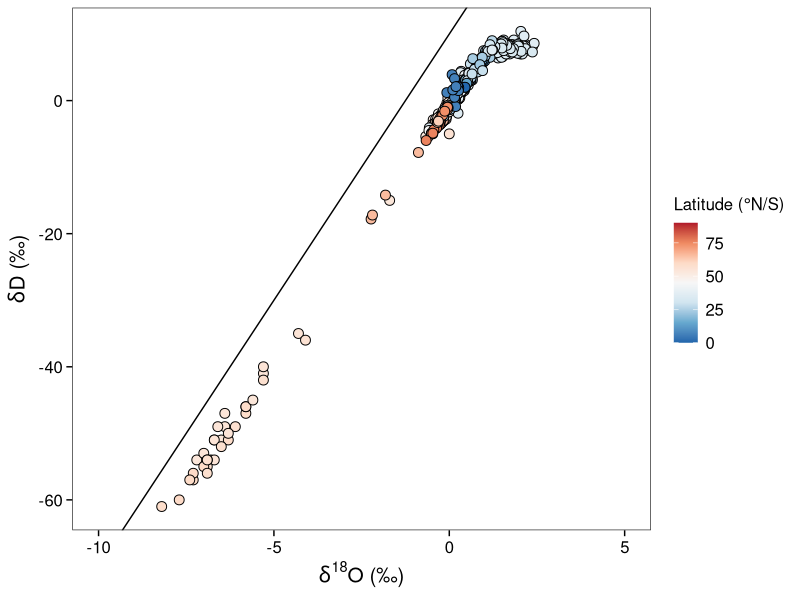
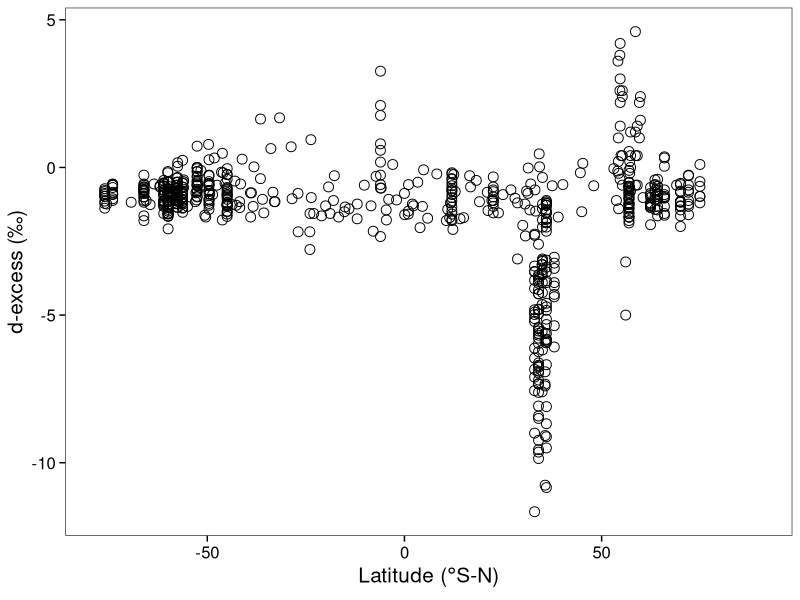
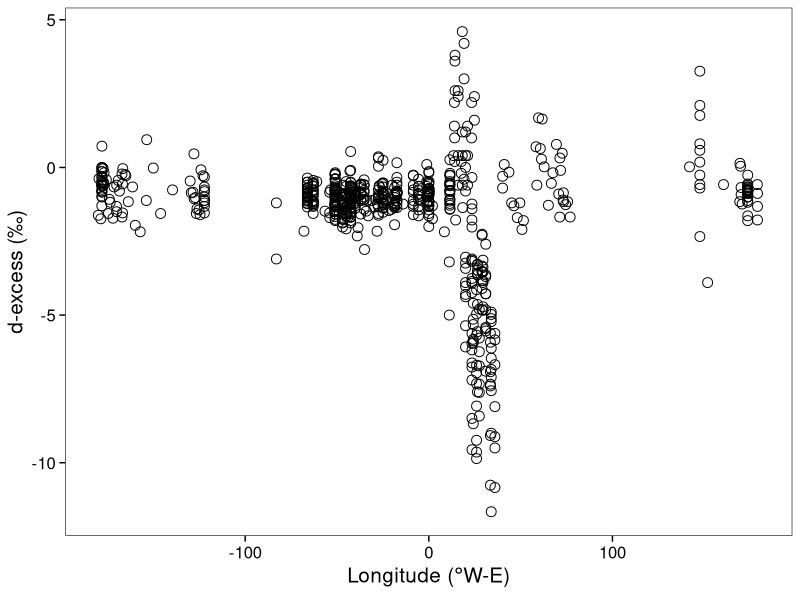
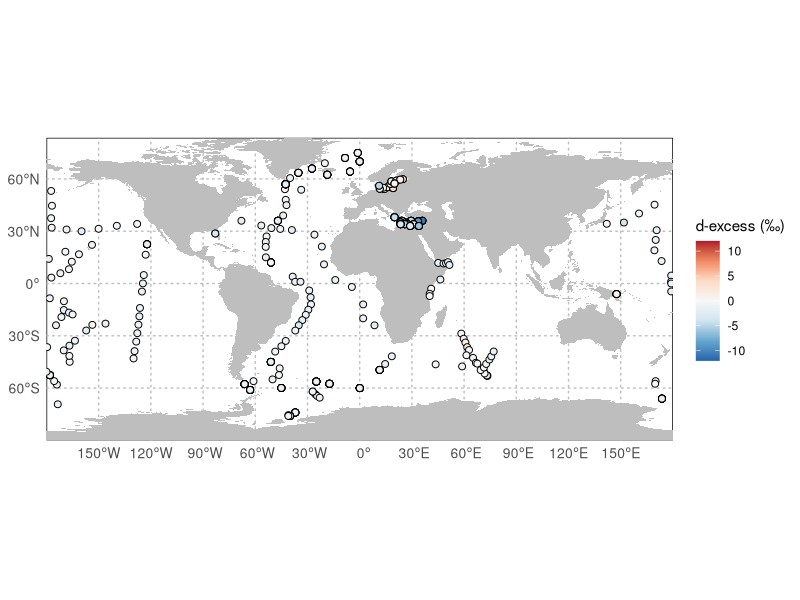
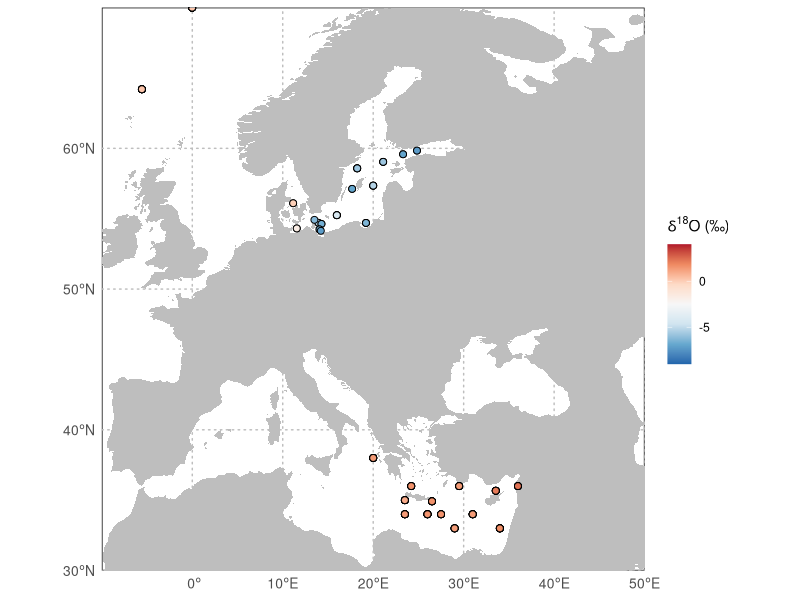
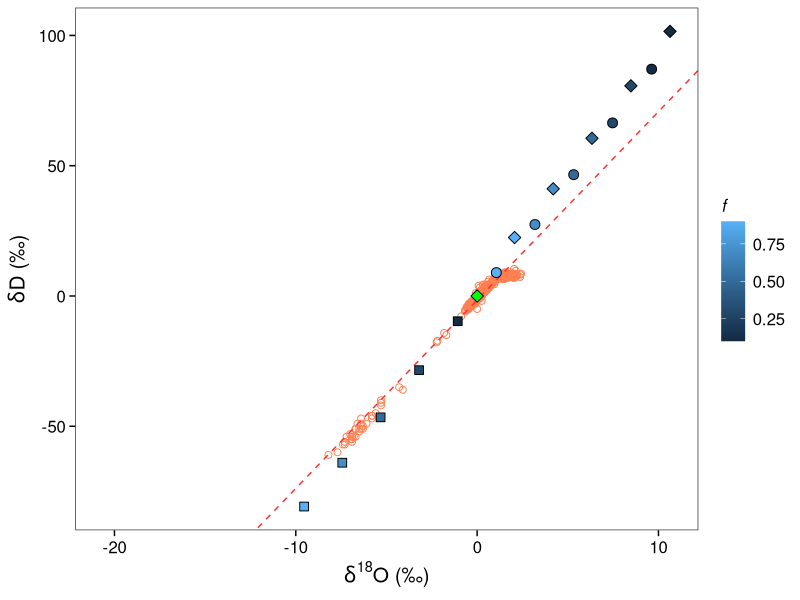
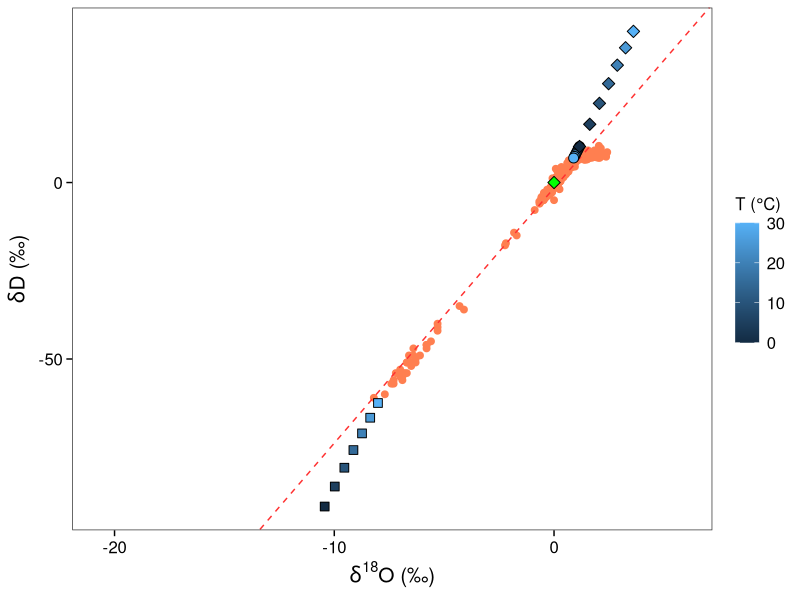
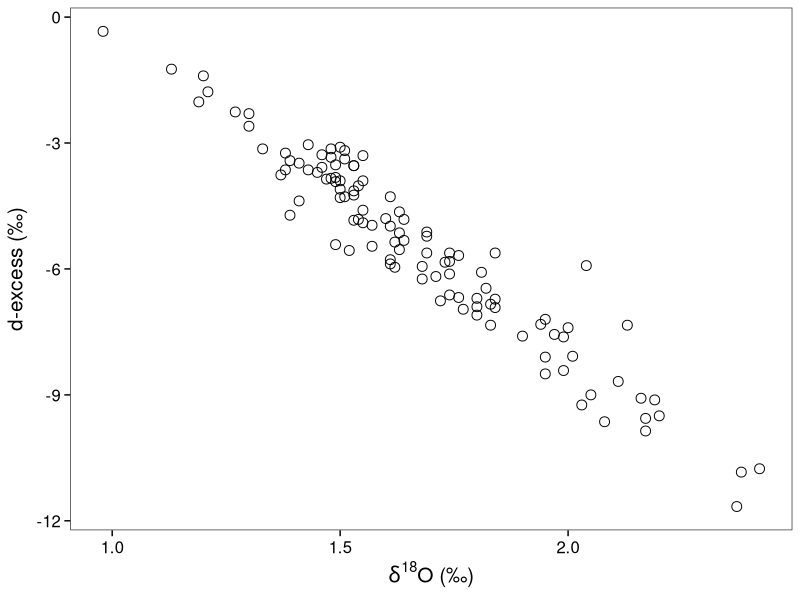

Here is the R script that generated these plots, in order:
library(tidyverse)
library(sf)
library(rnaturalearth)
library(rnaturalearthdata)
world = ne_countries(scale = "medium", returnclass = "sf")
theme = theme(axis.text.x = element_text(margin = margin(t = 0.1, unit = "cm")),
              axis.text.y = element_text(margin = margin(r = 0.1, unit = "cm")),
              axis.ticks.length=unit(0.15, "cm"),
              axis.ticks = element_line(colour = "black"),
              text = element_text(color = "black", size = 12),
              axis.title = element_text(size = 15), 
              axis.text = element_text(color = "black", size = 12),
              plot.title = element_text(hjust = 0.1, vjust = -10),
              legend.text = element_text(size = 12),
              legend.title = element_text(size = 12),
              panel.grid.minor = element_blank(),
              panel.grid.major = element_blank())

# ocean isotopes ----
#Schmidt, G.A., G. R. Bigg and E. J. Rohling. 1999. "Global Seawater Oxygen-18 Database - v1.22" 
#https://data.giss.nasa.gov/o18data/
ocean = read_csv("data/ocean_isotope.csv")
ocean = ocean[, 1:10]
ocean = ocean %>%
  mutate(dD = na_if(dD, "**")) %>%
  mutate(across(c(1:9), as.numeric))
m1 = lm(dD~d18O, data = ocean)
summary(m1)
ggplot(ocean, aes(x = d18O, y = dD, fill = abs(Latitude))) +
  geom_abline(slope = 8, intercept = 10) +
  geom_point(size = 3, shape = 21) +
  scale_fill_distiller(palette = "RdBu") +
  theme_bw() + theme +
  scale_x_continuous(limits = c(-10, 5)) +
  labs(x = expression(delta^"18"*"O (\u2030)"),
       y = expression(delta*"D (\u2030)"),
       fill = expression(paste("Latitude (", degree, "N/S)")))

ggplot(ocean, aes(x = Latitude, y = dD-8*d18O)) +
  geom_point(shape = 21, size =3) +
  theme_bw() + theme +
  labs(x = expression(paste("Latitude (", degree, "S-N)")),
       y = "d-excess (\u2030)")
ggplot(ocean, aes(x = Longitude, y = dD-8*d18O)) +
  geom_point(shape = 21, size =3) +
  theme_bw() + theme +
  labs(x = expression(paste("Longitude (", degree, "W-E)")),
       y = "d-excess (\u2030)")

ocean = ocean %>% drop_na(dD, d18O)
ggplot(data = world) +
  geom_sf(fill = "gray", color = NA) +
  coord_sf(expand = FALSE) +
  geom_point(data = ocean, aes(x = Longitude, y = Latitude, fill = dD-d18O*8), shape = 21, size = 2) +
  scale_fill_distiller(palette = "RdBu", limits = c(-12, 12)) +
  scale_x_continuous(breaks = seq(-180, 180, 30)) +
  scale_y_continuous(breaks = seq(-90, 90, 30)) +
  theme_minimal() +
  theme(
    panel.grid.major = element_line(color = "gray", linetype = "dotted"),
    panel.background = element_rect(fill = "white"),
    axis.text = element_text(size = 10),
    axis.title = element_blank()
  ) +
  labs(fill = "d-excess (\u2030)")


ocean.d18 = ocean %>% drop_na(d18O) %>% filter(d18O >=-9 & d18O <= 4)
ggplot(data = world) +
  geom_sf(fill = "gray", color = NA) +
  coord_sf(expand = FALSE) +
  geom_point(data = ocean.d18, aes(x = Longitude, y = Latitude, fill = d18O), shape = 21, size = 2) +
  scale_fill_distiller(palette = "RdBu", limits = c(-9, 4)) +
  scale_x_continuous(limits = c(-10,50), breaks = seq(0, 60, 10)) +
  scale_y_continuous(limits = c(30,70), breaks = seq(30, 60, 10)) +
  theme_minimal() +
  theme(
    panel.grid.major = element_line(color = "gray", linetype = "dotted"),
    panel.background = element_rect(fill = "white"),
    axis.text = element_text(size = 10),
    axis.title = element_blank()
  ) +
  labs(fill = expression(delta^"18"*"O (\u2030)"))

## Closed equilibrium system (ocean isotopes) ----
ocean = read_csv("data/ocean_isotope.csv")
ocean = ocean[, 1:10]
ocean = ocean %>%
  mutate(dD = na_if(dD, "**")) %>%
  mutate(across(c(1:9), as.numeric))
ctrl = function() {
  vars = list(
    d18 = 0,
    d2 = 0,
    f = 0.9,
    temp = 10,
    temp.a = 0
  )
}
ces = function(vars){
  list2env(vars, environment())
  R18_VSMOW <- 0.0020052 # ratio
  R2_VSMOW <- 0.00015576 # ratio
  R18 = (d18 * 1e-3 + 1) * R18_VSMOW
  R2 = (d2 * 1e-3 + 1) * R2_VSMOW
  alpha18_l_v = exp(-2.0667 * 10^-3 - 0.4156/(temp+273.15) + (1.137*10^3)/(temp+273.15)^2) # Majoube (1971)
  alpha2_l_v = exp(52.612*10^-3 - 76.248/(temp+273.15) + (24.844*10^3)/(temp+273.15)^2) # Majoube (1971)
  R18_l = R18 / (1/alpha18_l_v * (1-f) + f)
  R2_l = R2 / (1/alpha2_l_v * (1-f) + f)
  R18_v = R18_l / alpha18_l_v
  R2_v = R2_l / alpha2_l_v
  d18_l = (R18_l / R18_VSMOW - 1) * 1e3
  d2_l = (R2_l / R2_VSMOW - 1) * 1e3
  d18_v = (R18_v / R18_VSMOW - 1) * 1e3
  d2_v = (R2_v / R2_VSMOW - 1) * 1e3
  # condensation 
  alpha18_l_v = exp(-2.0667 * 10^-3 - 0.4156/(temp.a+273.15) + (1.137*10^3)/(temp.a+273.15)^2) # Majoube (1971)
  alpha2_l_v = exp(52.612*10^-3 - 76.248/(temp.a+273.15) + (24.844*10^3)/(temp.a+273.15)^2) # Majoube (1971)
  d18_c = (d18_v + 1e3) * alpha18_l_v - 1e3
  d2_c = (d2_v + 1e3) * alpha2_l_v - 1e3
  results = data.frame("temp" = rep(temp),
                       "f" = rep(f),
                       "d18l" = rep(d18_l), "d2l" = rep(d2_l),
                       "d18v" = rep(d18_v), "d2v" = rep(d2_v),
                       "d18c" = rep(d18_c), "d2c" = rep(d2_c))
}

vars = ctrl()
vars$f = seq(0.1, 0.9, 0.2)
sens.f = ces(vars)
m1 = lm(data = ocean, dD ~ d18O)
summary(m1) 
m2 = lm(data = sens.f, d2l ~ d18l)
summary(m2)
m3 = lm(data = sens.f, d2c ~ d18c)
summary(m3)
ggplot(sens.f) +
  # geom_abline(slope = 8, intercept = 10) +
  geom_point(data = ocean, aes(x = d18O, y = dD), shape = 21, size = 2, color = "coral") +
  geom_abline(slope = 7.23, intercept = -1.54,  color = "firebrick1", linetype = "dashed") +
  annotate(geom = "point", x = 0, y = 0, shape = 23, size = 3, fill = "green") +
  geom_point(aes(x = d18l, y = d2l, fill = f), shape = 21, size = 3) +
  geom_point(aes(x = d18v, y = d2v, fill = f), shape = 22, size = 3) +
  geom_point(aes(x = d18c, y = d2c, fill = f), shape = 23, size = 3) +
  # geom_line(size = 1, linetype = "dashed", color = "red") +
  # geom_line(aes(x = d18v, y = d2v),
  #           size = 1, linetype = "dashed", color = "blue") +
  theme_bw() + theme +
  labs(x = expression(delta^"18"*"O (\u2030)"),
       y = expression(delta*"D (\u2030)"), 
       fill = expression(italic(f)))

vars = ctrl()
vars$temp = seq(0, 30, 5)
sens.t = ces(vars)
ggplot(sens.t) +
  # geom_abline(slope = 8, intercept = 10) +
  geom_point(data = ocean, aes(x = d18O, y = dD), size = 2, color = "coral") +
  geom_abline(slope = 7.23, intercept = -1.54,  color = "firebrick1", linetype = "dashed") +
  annotate(geom = "point", x = 0, y = 0, shape = 23, size = 3, fill = "green") +
  geom_point(aes(x = d18l, y = d2l, fill = temp), shape = 21, size = 3) +
  geom_point(aes(x = d18v, y = d2v, fill = temp), shape = 22, size = 3) +
  geom_point(aes(x = d18c, y = d2c, fill = temp), shape = 23, size = 3) +
  # geom_line(size = 1, linetype = "dashed", color = "red") +
  # geom_line(aes(x = d18v, y = d2v),
  #           size = 1, linetype = "dashed", color = "blue") +
  theme_bw() + theme +
  labs(x = expression(delta^"18"*"O (\u2030)"),
       y = expression(delta*"D (\u2030)"), 
       fill = expression(paste("T (", degree, "C)")))


## Mediterranean ----
Med = ocean %>% 
  filter(Longitude > -5 & Longitude < 40) %>%
  filter(Latitude > 30 & Latitude < 50) %>%
  drop_na(d18O, dD) %>%
  mutate(d.excess = dD - d18O * 8)
ggplot(Med, aes(x = d18O, y = d.excess)) +
  geom_point(shape = 21, size = 3) +
  scale_fill_distiller(palette = "RdBu") +
  theme_bw() + theme +
  labs(x = expression(delta^"18"*"O (\u2030)"),
       y = expression("d-excess (\u2030)"))

## Baltic ----
Baltic = ocean %>% 
  filter(Longitude > 0 & Longitude < 30) %>%
  filter(Latitude > 50 & Latitude < 60) %>%
  drop_na(d18O, dD) %>%
  mutate(d.excess = dD - d18O * 8)
ggplot(Baltic, aes(x = d18O, y = d.excess)) +
  geom_point(shape = 21) +
  scale_fill_distiller(palette = "RdBu")
